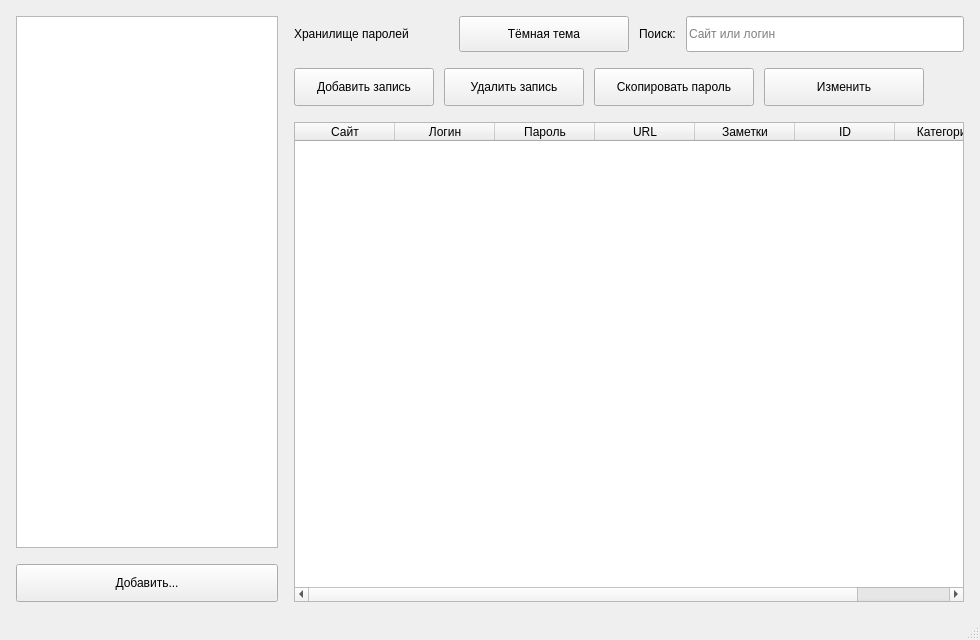
<?xml version="1.0" encoding="UTF-8"?>
<ui version="4.0">
 <class>MainWindow</class>
 <widget class="QMainWindow" name="MainWindow">
  <property name="geometry">
   <rect>
    <x>0</x>
    <y>0</y>
    <width>980</width>
    <height>640</height>
   </rect>
  </property>
  <property name="windowTitle">
   <string>Kharon Password Manager</string>
  </property>
  <widget class="QWidget" name="centralwidget">
   <layout class="QHBoxLayout" name="horizontalLayout">
    <property name="spacing">
     <number>16</number>
    </property>
    <property name="leftMargin">
     <number>16</number>
    </property>
    <property name="topMargin">
     <number>16</number>
    </property>
    <property name="rightMargin">
     <number>16</number>
    </property>
    <property name="bottomMargin">
     <number>16</number>
    </property>
    <item>
     <layout class="QVBoxLayout" name="verticalLayout_2">
      <item>
       <widget class="QListWidget" name="categoryListWidget">
        <property name="sizePolicy">
         <sizepolicy hsizetype="MinimumExpanding" vsizetype="Expanding">
          <horstretch>0</horstretch>
          <verstretch>0</verstretch>
         </sizepolicy>
        </property>
        <property name="minimumSize">
         <size>
          <width>220</width>
          <height>0</height>
         </size>
        </property>
       </widget>
      </item>
      <item>
       <widget class="QPushButton" name="addCategoryButton">
        <property name="minimumSize">
         <size>
          <width>0</width>
          <height>38</height>
         </size>
        </property>
        <property name="text">
         <string>Добавить...</string>
        </property>
       </widget>
      </item>
     </layout>
    </item>
    <item>
     <layout class="QVBoxLayout" name="verticalLayout">
      <item>
       <layout class="QHBoxLayout" name="headerLayout">
        <property name="spacing">
         <number>10</number>
        </property>
        <item>
         <widget class="QLabel" name="titleLabel">
          <property name="text">
           <string>Хранилище паролей</string>
          </property>
         </widget>
        </item>
        <item>
         <spacer name="horizontalSpacer">
          <property name="orientation">
           <enum>Qt::Orientation::Horizontal</enum>
          </property>
          <property name="sizeHint" stdset="0">
           <size>
            <width>40</width>
            <height>20</height>
           </size>
          </property>
         </spacer>
        </item>
        <item>
         <widget class="QPushButton" name="themeToggleButton">
          <property name="minimumSize">
           <size>
            <width>170</width>
            <height>36</height>
           </size>
          </property>
          <property name="text">
           <string>Тёмная тема</string>
          </property>
         </widget>
        </item>
        <item>
         <widget class="QLabel" name="searchLabel">
          <property name="text">
           <string>Поиск:</string>
          </property>
         </widget>
        </item>
        <item>
         <widget class="QLineEdit" name="searchBar">
          <property name="sizePolicy">
           <sizepolicy hsizetype="Expanding" vsizetype="Fixed">
            <horstretch>1</horstretch>
            <verstretch>0</verstretch>
           </sizepolicy>
          </property>
          <property name="minimumSize">
           <size>
            <width>180</width>
            <height>36</height>
           </size>
          </property>
          <property name="placeholderText">
           <string>Сайт или логин</string>
          </property>
         </widget>
        </item>
       </layout>
      </item>
      <item>
       <layout class="QHBoxLayout" name="toolbarLayout">
        <property name="spacing">
         <number>10</number>
        </property>
        <item>
         <widget class="QPushButton" name="addButton">
          <property name="minimumSize">
           <size>
            <width>140</width>
            <height>38</height>
           </size>
          </property>
          <property name="text">
           <string>Добавить запись</string>
          </property>
         </widget>
        </item>
        <item>
         <widget class="QPushButton" name="deleteButton">
          <property name="minimumSize">
           <size>
            <width>140</width>
            <height>38</height>
           </size>
          </property>
          <property name="text">
           <string>Удалить запись</string>
          </property>
         </widget>
        </item>
        <item>
         <widget class="QPushButton" name="copyButton">
          <property name="minimumSize">
           <size>
            <width>160</width>
            <height>38</height>
           </size>
          </property>
          <property name="text">
           <string>Скопировать пароль</string>
          </property>
         </widget>
        </item>
        <item>
         <widget class="QPushButton" name="modifyButton">
          <property name="minimumSize">
           <size>
            <width>160</width>
            <height>38</height>
           </size>
          </property>
          <property name="text">
           <string>Изменить</string>
          </property>
         </widget>
        </item>
        <item>
         <spacer name="horizontalSpacer_2">
          <property name="orientation">
           <enum>Qt::Orientation::Horizontal</enum>
          </property>
          <property name="sizeHint" stdset="0">
           <size>
            <width>40</width>
            <height>20</height>
           </size>
          </property>
         </spacer>
        </item>
       </layout>
      </item>
      <item>
       <widget class="QTableWidget" name="mainTable">
        <property name="alternatingRowColors">
         <bool>true</bool>
        </property>
        <property name="selectionBehavior">
         <enum>QAbstractItemView::SelectionBehavior::SelectRows</enum>
        </property>
        <property name="showGrid">
         <bool>false</bool>
        </property>
        <property name="columnCount">
         <number>7</number>
        </property>
        <attribute name="horizontalHeaderCascadingSectionResizes">
         <bool>false</bool>
        </attribute>
        <attribute name="horizontalHeaderStretchLastSection">
         <bool>true</bool>
        </attribute>
        <attribute name="verticalHeaderVisible">
         <bool>false</bool>
        </attribute>
        <column>
         <property name="text">
          <string>Сайт</string>
         </property>
        </column>
        <column>
         <property name="text">
          <string>Логин</string>
         </property>
        </column>
        <column>
         <property name="text">
          <string>Пароль</string>
         </property>
        </column>
        <column>
         <property name="text">
          <string>URL</string>
         </property>
        </column>
        <column>
         <property name="text">
          <string>Заметки</string>
         </property>
        </column>
        <column>
         <property name="text">
          <string>ID</string>
         </property>
        </column>
        <column>
         <property name="text">
          <string>Категория</string>
         </property>
        </column>
       </widget>
      </item>
     </layout>
    </item>
    <property name="stretch">
     <string>0,1</string>
    </property>
   </layout>
  </widget>
  <widget class="QMenuBar" name="menubar">
   <property name="geometry">
    <rect>
     <x>0</x>
     <y>0</y>
     <width>980</width>
     <height>17</height>
    </rect>
   </property>
  </widget>
  <widget class="QStatusBar" name="statusbar"/>
 </widget>
 <resources/>
 <connections/>
</ui>
